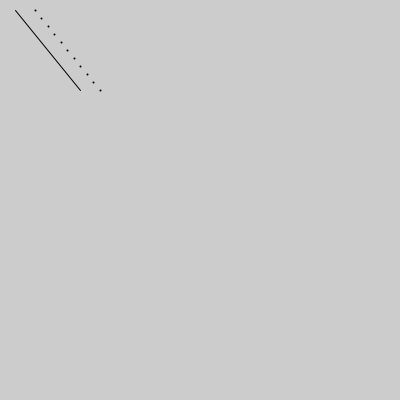
Frame 1 (no input)
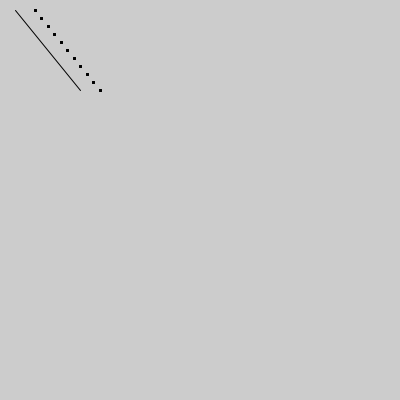
Frame 60 (the mouse pressed at the canvas centre just before this capture)
Frame 120 (the mouse held since frame 60 and released just before this capture): identical to frame 60, image omitted

The Processing sketch that drew these frames (run headless with seeded random() and noise(); from frame 60 on, the mouse is pressed at the canvas centre):

// Processing sketch: dotted
// ── dotted.pde
  float x1 = 15;
  float y1 = 10;
  float x2 = 80;
  float y2 = 90;
void setup() {
size(400,400);
  line(x1, y1, x2, y2);
}
void draw(){
 strokeWeight(2);
  for (float i = 0; i <= 10; i++) {
    float x = lerp(x1, x2, i/10.0) + 20;
    float y = lerp(y1, y2, i/10.0);
 
    point(x, y);
  }
}
